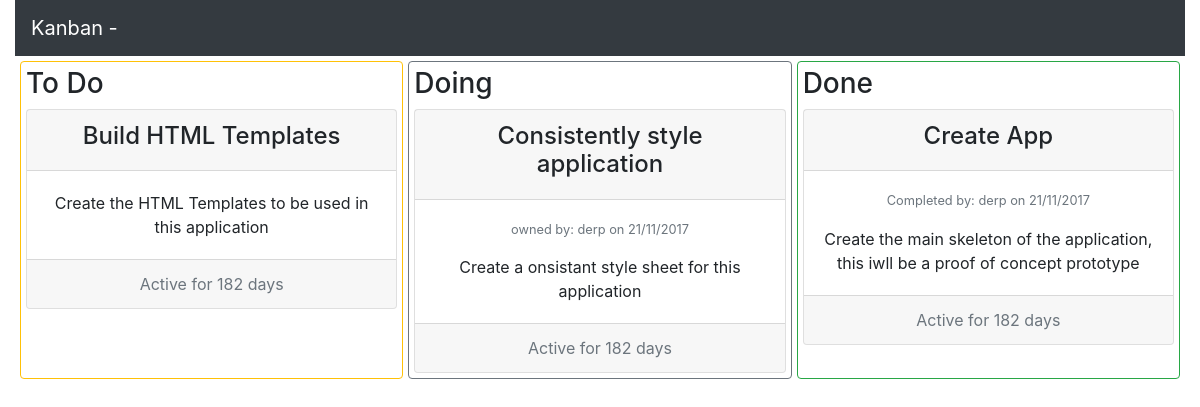
Page /kanban on the committed database.
### app/models.py (models this page shows, shortened)
class Task(db.Model):
    id = db.Column(db.Integer, primary_key=True)
    title = db.Column(db.String(64), index=True, unique=True)
    description = db.Column(db.Text)
    creator = db.Column(db.String(64))
    creation_date = db.Column(db.DateTime)
    owner = db.Column(db.String(64))
    owned_date = db.Column(db.DateTime)
    completer = db.Column(db.String(64))
    complete_date = db.Column(db.DateTime)
    project_id = db.Column(db.Integer, db.ForeignKey('project.id'))
    project = db.relationship('Project', backref=db.backref('tasks', lazy='dynamic'))
    status_id = db.Column(db.Integer, db.ForeignKey('status.id'))
    status = db.relationship('Status', backref=db.backref('tasks', lazy='dynamic'))
    def days_active(self):
        delta = datetime.date.today() - self.creation_date.date()
        return delta.days

### app/views.py (the view)
@app.route('/')
@app.route('/index')
@app.route('/kanban')
def kanban():
    if g.user is None:
        return redirect(url_for('login'))
    status_todo = Status.query.filter_by(name='todo').first()
    todo = Task.query.filter_by(status=status_todo)
    status_doing = Status.query.filter_by(name='doing').first()
    doing = Task.query.filter_by(status=status_doing)
    status_done = Status.query.filter_by(name='done').first()
    done = Task.query.filter_by(status=status_done)
    context = {'todo_tasks': todo,
               'doing_tasks': doing,
               'done_tasks': done}
    return render_template('kanban.html', **context)

### app/views.py (called while the page is built)
@app.before_request
def before_request():
    g.user = current_user

### app/templates/kanban.html (shortened to what this page needs)
{% extends "base.html" %}
{% if project %}
{% block title %}Kanban - {{ project }}{% endblock %}
{% endif %}
{% block content %}
    <div id="board">
        <div id="todo" class="section border border-warning rounded">
            <h3>To Do</h3>
            {% for task in todo_tasks %}
            <div id="c{{ task.id }}" class="card text-center">
                <div class="card-header">
                    <h4>{{ task.title }}</h4>
                </div>
                <div class="card-body">
                    <p class="card-text">{{ task.description }}</p>
                </div>
                <div class="card-footer text-muted">
                    Active for {{ task.days_active() }} days
                </div>
            </div>
            {% endfor %}
        </div>
        <div id="doing" class="section border border-secondary rounded">
            <h3>Doing</h3>
            {% for task in doing_tasks %}
                <div id="c{{ task.id }}" class="card text-center">
                <div class="card-header">
                    <h4>{{ task.title }}</h4>
                </div>
                <div class="card-body">
                    {% if task.completer != None %}
                    <p class="text-muted"><small>
                        Completed by: {{ task.completer}} on {{ task.complete_date.strftime('%d/%m/%Y') }}
                    </small></p>
                    {% elif task.owner != None %}
                    <p class="text-muted"><small>
                        owned by: {{ task.owner}} on {{ task.owned_date.strftime('%d/%m/%Y') }}
                    </small></p>
                    {% endif %}
                    <p class="card-text">{{ task.description }}</p>
                </div>
                <div class="card-footer text-muted">
                    Active for {{ task.days_active() }} days
                </div>
            </div>
            {% endfor %}
        </div>
        <div id="done" class="section border border-success rounded">
            <h3>Done</h3>
            {% for task in done_tasks %}
            <div id="c{{ task.id }}" class="card text-center">
                <div class="card-header">
                    <h4>{{ task.title }}</h4>
                </div>
                <div class="card-body">
                    {% if task.completer != None %}
                    <p class="text-muted"><small>
                        Completed by: {{ task.completer}} on {{ task.complete_date.strftime('%d/%m/%Y') }}
                    </small></p>
                    {% elif task.owner != None %}
                    <p class="text-muted"><small>
                        owned by: {{ task.owner}} on {{ task.owned_date.strftime('%d/%m/%Y') }}
                    </small></p>
                    {% endif %}
                    <p class="card-text">{{ task.description }}</p>
                </div>
                <div class="card-footer text-muted">
                    Active for {{ task.days_active() }} days
                </div>
            </div>
            {% endfor %}
        </div>
    </div>
    </div>
{% endblock %}

### app/templates/base.html (shortened to what this page needs)
<!DOCTYPE HTML PUBLIC "-//W3C//DTD HTML 3.2 Final//EN">
<html>
  <head>
    <link rel="stylesheet" href="https://maxcdn.bootstrapcdn.com/bootstrap/4.0.0-beta.2/css/bootstrap.min.css">
    <link href="/static/css/kanban.css" rel="stylesheet">
  </head>
  <body>
    <div class="container-fluid">
      <nav class="navbar navbar-dark bg-dark sticky-top">
	      <a class="navbar-brand" href="#">{% block title %}Kanban Board{% endblock %}</a>
      </nav>
      {% block content %}{% endblock %}
  </body>
</html>

### app/static/css/kanban.css (style rules this page uses)
#board { display: table; margin: 0; padding: 0; border-spacing: 5px; }
.section { display: table-cell; margin: 0; padding: 5px; width: 33%; }

### rows in the picture
Task: title "Build HTML Templates", description "Create the HTML Templates to be used in this application", days_active "182"
Task: title "Consistently style application", owner "derp", owned_date "21/11/2017", description "Create a onsistant style sheet for this application", days_active "182"
Task: title "Create App", completer "derp", complete_date "21/11/2017", description "Create the main skeleton of the application, this iwll be a proof of concept prototype", days_active "182"
